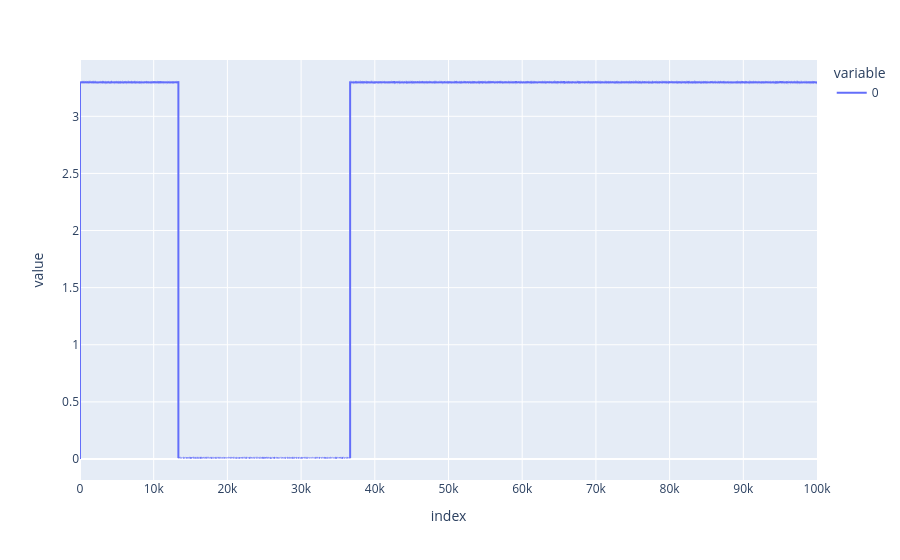

This figure's notebook cell:
### Code cell
px.line(ephys[0:100000])

### Figure 1 — Plotly figure (JSON) as saved in the notebook; plotly's stock layout.template omitted (floating-point values rounded to 4 significant figures; data arrays with more than 128 entries replaced by an {"elided": "..."} marker saying what was removed)
{"data": [{"hovertemplate": "variable=0<br>index=%{x}<br>value=%{y}<extra></extra>", "legendgroup": "0", "line": {"color": "#636efa", "dash": "solid"}, "marker": {"symbol": "circle"}, "mode": "lines", "name": "0", "showlegend": true, "type": "scattergl", "x": {"elided": "100000 int values"}, "xaxis": "x", "y": {"elided": "100000 float values"}, "yaxis": "y"}], "layout": {"legend": {"title": {"text": "variable"}, "tracegroupgap": 0}, "margin": {"t": 60}, "xaxis": {"anchor": "y", "domain": [0, 1], "title": {"text": "index"}}, "yaxis": {"anchor": "x", "domain": [0, 1], "title": {"text": "value"}}}}
